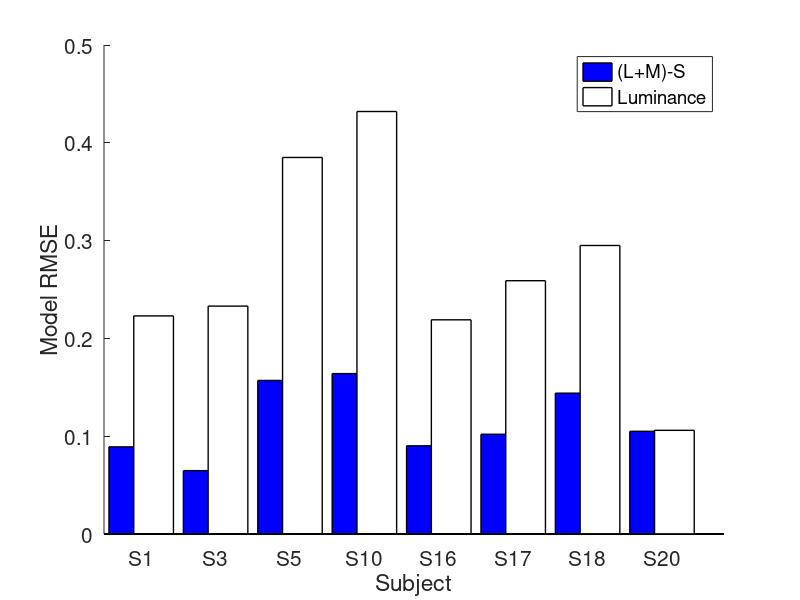

MATLAB code to generate this figure:
%%

RMSvals = [0.0891 0.11  0.223; ...
           0.0648 0.143 0.233; ...
           0.157  0.112 0.385; ...
           0.164  0.165 0.432; ...
           0.0902 0.136 0.219; ...
           0.102  0.195 0.259; ...
           0.144  0.111 0.295; ...
           0.105  0.182 0.106];

figure;
set(gcf,'Position',[314 423 915 420]);
hold on;
for i = 1:size(RMSvals,1)
    bar((i-1)*3+1,RMSvals(i,1),'FaceColor','b','LineWidth',1);
    bar((i-1)*3+2,RMSvals(i,3),'FaceColor','w','LineWidth',1);
end
set(gca,'FontSize',15);
set(gca,'XTick',0.5+[1 4 7 10 13 16 19 22]);
set(gca,'XTickLabel',{'S1' 'S3' 'S5' 'S10' 'S16' 'S17' 'S18' 'S20'});
xlabel('Subject');
ylabel('Model RMSE');
legend('(L+M)-S','Luminance');
